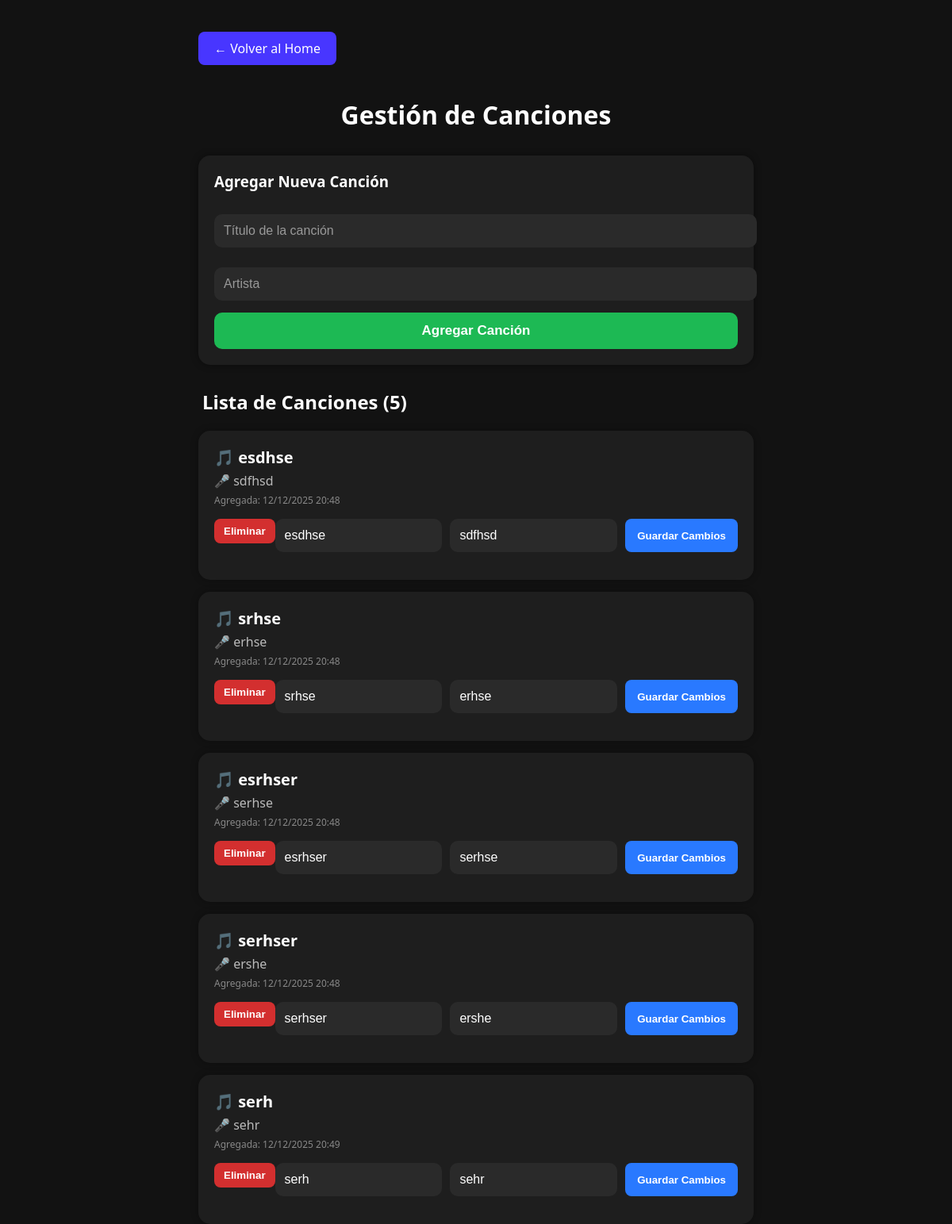
The page /gestion/ (signed in) on the database its author committed.
### miapp/models.py (models this page shows, shortened)
class Cancion(models.Model):
    titulo = models.CharField(max_length=200)
    artista = models.CharField(max_length=200)
    fecha_creacion = models.DateTimeField(auto_now_add=True)
    usuario = models.ForeignKey(Practica, on_delete=models.CASCADE, related_name='canciones')

### miapp/views.py (the view, shortened to what this page needs)
# urls.py: path("gestion/", views.segundavista, name="gestion"),
def segundavista(request):
    if 'usuario_id' not in request.session:
        return redirect('login')
    usuario_id = request.session['usuario_id']
    usuario = Practica.objects.get(id=usuario_id)
    canciones = Cancion.objects.filter(usuario=usuario)
    context = {
        'canciones': canciones,
        'usuario': usuario,
    }
    return render(request, '2-vista.html', context)

### miapp/templates/2-vista.html (shortened to what this page needs)
<!DOCTYPE html>
<html lang="es">
<head>
</head>
<body>
<div class="container">
  <a href="{% url 'principal' %}" class="back-btn">← Volver al Home</a>
  <h1>Gestión de Canciones</h1>
  <div class="form-card">
    <h3 style="margin-top: 0;">Agregar Nueva Canción</h3>
    <form method="post">
      <input type="text" name="titulo" placeholder="Título de la canción" required>
      <input type="text" name="artista" placeholder="Artista" required>
      <button type="submit" name="agregar" class="btn">Agregar Canción</button>
    </form>
  </div>
  <h2 style="margin-left: 5px;">Lista de Canciones ({{ canciones.count }})</h2>
  {% if canciones %}
    {% for cancion in canciones %}
    <div class="song-card">
      <div class="song-title">🎵 {{ cancion.titulo }}</div>
      <div class="song-artist">🎤 {{ cancion.artista }}</div>
      <div style="font-size: 12px; color: #888; margin-top: 5px;">
        Agregada: {{ cancion.fecha_creacion|date:"d/m/Y H:i" }}
      </div>
      <div class="actions">
        <form method="post" style="display: inline;">
          <button type="submit" name="eliminar" class="delete-btn"
                  onclick="return confirm('¿Eliminar {{ cancion.titulo }}?')">
            Eliminar
          </button>
        </form>
        <form method="post" class="form-inline" style="flex: 1;">
          <input type="text" name="titulo" value="{{ cancion.titulo }}" required>
          <input type="text" name="artista" value="{{ cancion.artista }}" required>
          <button type="submit" name="editar" class="edit-btn btn-sm">Guardar Cambios</button>
        </form>
      </div>
    </div>
    {% endfor %}
  {% else %}
    <div class="song-card" style="text-align: center;">
      <p>No hay canciones aún. ¡Agrega tu primera canción!</p>
    </div>
  {% endif %}
</div>
</body>
</html>

### miapp/templates/2-vista.html (style rules this page uses)
body { margin: 0; padding: 0; background: #121212; font-family: "Segoe UI", Arial, sans-serif; color: #fff; }
.container { width: 90%; max-width: 700px; margin: auto; padding-top: 40px; }
h1 { text-align: center; font-size: 32px; margin-bottom: 30px; font-weight: 700; }
.form-card { background: #1E1E1E; padding: 20px; border-radius: 15px; box-shadow: 0 0 10px rgba(0,0,0,0.4); margin-bottom: 30px; }
input { width: 100%; padding: 12px; margin-top: 10px; margin-bottom: 15px; border-radius: 10px; border: none; font-size: 16px; background: #2A2A2A; color: #fff; }
input::placeholder { color: #999; }
.btn { width: 100%; padding: 13px; border: none; border-radius: 10px; font-size: 17px; font-weight: bold; cursor: pointer; background: #1DB954; color: white; transition: 0.2s; }
.song-card { background: #1E1E1E; padding: 20px; border-radius: 15px; margin-top: 15px; box-shadow: 0 0 10px rgba(0,0,0,0.3); }
.song-title { font-size: 20px; font-weight: 600; }
.song-artist { font-size: 16px; color: #bbb; margin-top: 5px; }
.actions { display: flex; justify-content: space-between; margin-top: 15px; }
.edit-btn, .delete-btn { cursor: pointer; font-weight: bold; padding: 8px 12px; border-radius: 8px; border: none; color: white; }
.edit-btn { background: #2979FF; }
.delete-btn { background: #D32F2F; }
.back-btn { display: inline-block; margin-bottom: 20px; padding: 10px 20px; background: #4836ff; color: white; text-decoration: none; border-radius: 8px; text-align: center; }
.form-inline { display: flex; gap: 10px; margin-bottom: 15px; }
.form-inline input { flex: 1; margin: 0; }
.btn-sm { padding: 8px 15px; width: auto; }

### rows shown on the page
Cancion: titulo "esdhse", artista "sdfhsd", fecha_creacion "12/12/2025 20:48"
Cancion: titulo "srhse", artista "erhse", fecha_creacion "12/12/2025 20:48"
Cancion: titulo "esrhser", artista "serhse", fecha_creacion "12/12/2025 20:48"
Cancion: titulo "serhser", artista "ershe", fecha_creacion "12/12/2025 20:48"
Cancion: titulo "serh", artista "sehr", fecha_creacion "12/12/2025 20:49"

### other values the page prints
{{ canciones.count }} "5"
